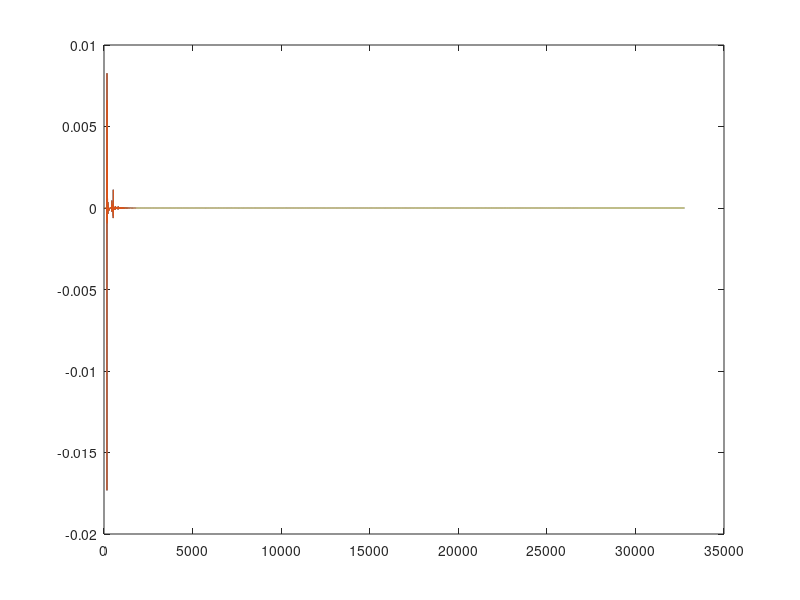

MATLAB code for this plot:
load check_ir.mat

nieuwe_ir;
originele_ir;

aantal=length(originele_ir)-length(nieuwe_ir);

restore_ir=[nieuwe_ir;...
    zeros(aantal,1)];

plot([originele_ir restore_ir])
